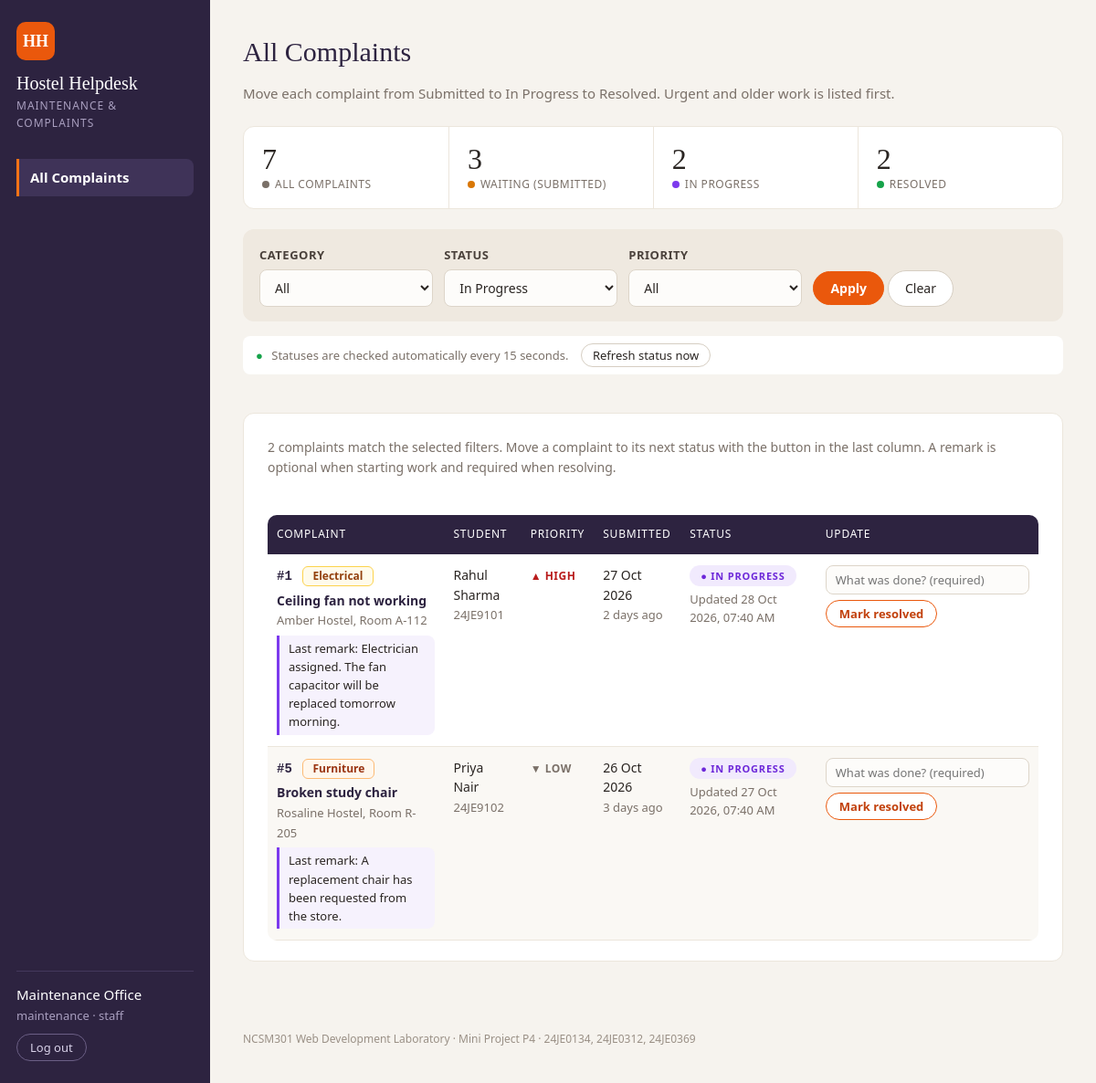
/manage.php?status=In+Progress (signed in), run on the app's committed database.
### tables this page shows
CREATE TABLE complaints (
    complaint_id INT AUTO_INCREMENT PRIMARY KEY,
    user_id      INT          NOT NULL,
    category_id  INT          NOT NULL,
    title        VARCHAR(100) NOT NULL,
    description  TEXT         NOT NULL,
    location     VARCHAR(80)  NOT NULL,
    priority     VARCHAR(10)  NOT NULL DEFAULT 'Medium',
    status       VARCHAR(20)  NOT NULL DEFAULT 'Submitted',
    created_at   TIMESTAMP    NOT NULL DEFAULT CURRENT_TIMESTAMP,
    updated_at   TIMESTAMP    NOT NULL DEFAULT CURRENT_TIMESTAMP,
    resolved_at  TIMESTAMP    NULL,
    CHECK (priority IN ('Low', 'Medium', 'High')),
    CHECK (status IN ('Submitted', 'In Progress', 'Resolved')),
    FOREIGN KEY (user_id) REFERENCES users (user_id),
    FOREIGN KEY (category_id) REFERENCES categories (category_id)
);

CREATE TABLE categories (
    category_id INT AUTO_INCREMENT PRIMARY KEY,
    name        VARCHAR(30) NOT NULL UNIQUE
);

CREATE TABLE users (
    user_id       INT AUTO_INCREMENT PRIMARY KEY,
    login_id      VARCHAR(20)  NOT NULL UNIQUE,
    full_name     VARCHAR(100) NOT NULL,
    password_hash VARCHAR(255) NOT NULL,
    role          VARCHAR(10)  NOT NULL DEFAULT 'student',
    hostel        VARCHAR(50)  NULL,
    room_no       VARCHAR(10)  NULL,
    CHECK (role IN ('student', 'staff'))
);

### manage.php (the view, shortened to what this page needs)
<?php
require "db.php";
require "functions.php";
$categoryId = isset($_GET["category"]) ? (int) $_GET["category"] : 0;
$status = isset($_GET["status"]) ? $_GET["status"] : "";
$priority = isset($_GET["priority"]) ? $_GET["priority"] : "";
$priorities = ["High", "Medium", "Low"];
if (!in_array($priority, $priorities, true)) {
    $priority = "";
}
$conditions = ["1 = 1"];
$params = [];
if ($status !== "") {
    $conditions[] = "c.status = :status";
    $params[":status"] = $status;
}
$sql = "SELECT c.complaint_id, c.title, c.location, c.priority, c.status, c.created_at, c.updated_at,
               cat.name AS category, u.full_name, u.login_id,
               (SELECT h.remark FROM complaint_updates h
                WHERE h.complaint_id = c.complaint_id AND h.remark IS NOT NULL
                ORDER BY h.update_id DESC LIMIT 1) AS last_remark
        FROM complaints c
        JOIN categories cat ON c.category_id = cat.category_id
        JOIN users u ON c.user_id = u.user_id
        WHERE " . implode(" AND ", $conditions) . "
        ORDER BY CASE c.status WHEN 'Submitted' THEN 1 WHEN 'In Progress' THEN 2 ELSE 3 END,
                 CASE c.priority WHEN 'High' THEN 1 WHEN 'Medium' THEN 2 ELSE 3 END,
                 c.created_at";
$statement = $pdo->prepare($sql);
$statement->execute($params);
$complaints = $statement->fetchAll();
$summary = get_summary($pdo, null);
$isFiltered = $categoryId > 0 || $status !== "" || $priority !== "";
require "header.php";
?>
    <main class="page-container wide">
        <div class="page-heading">
            <h1>All Complaints</h1>
            <p class="page-intro">Move each complaint from Submitted to In Progress to Resolved. Urgent and older work is listed first.</p>
        </div>
        <section class="summary" aria-label="Summary of all complaints">
            <a class="summary-tile" href="manage.php">
                <span class="summary-number" id="summary-total"><?php echo $summary["total"]; ?></span>
                <span class="summary-label">All complaints</span>
            </a>
            <a class="summary-tile tile-submitted" href="manage.php?status=Submitted">
                <span class="summary-number" id="summary-submitted"><?php echo $summary["submitted"]; ?></span>
                <span class="summary-label">Waiting (Submitted)</span>
            </a>
            <a class="summary-tile tile-progress" href="manage.php?status=In+Progress">
                <span class="summary-number" id="summary-progress"><?php echo $summary["inProgress"]; ?></span>
                <span class="summary-label">In progress</span>
            </a>
            <a class="summary-tile tile-resolved" href="manage.php?status=Resolved">
                <span class="summary-number" id="summary-resolved"><?php echo $summary["resolved"]; ?></span>
                <span class="summary-label">Resolved</span>
            </a>
        </section>
        <form id="filter-form" class="filter-bar" action="manage.php" method="get">
            <div class="filter-field">
                <label for="category">Category</label>
                <select id="category" name="category">
                    <option value="0">All</option>
                </select>
            </div>
            <div class="filter-field">
                <label for="status">Status</label>
                <select id="status" name="status">
                    <?php foreach (all_statuses() as $option): ?>
                        <option value="<?php echo htmlspecialchars($option); ?>" <?php echo $option === $status ? "selected" : ""; ?>>
                            <?php echo htmlspecialchars($option); ?>
                        </option>
                    <?php endforeach; ?>
                </select>
            </div>
            <div class="filter-field">
                <label for="priority">Priority</label>
                <select id="priority" name="priority">
                    <option value="">All</option>
                </select>
            </div>
            <div class="filter-field filter-buttons">
                <button type="submit" class="button-primary">Apply</button>
                <a href="manage.php" class="button-link">Clear</a>
            </div>
        </form>
        <div class="refresh-bar">
            <span id="refresh-time">Statuses are checked automatically every 15 seconds.</span>
            <button type="button" id="refresh-button">Refresh status now</button>
        </div>
        <p id="refresh-message" class="status-message" aria-live="polite"></p>
        <section class="panel">
            <p class="result-count">
                <?php
                echo count($complaints) === 1 ? "1 complaint" : count($complaints) . " complaints";
                echo $isFiltered ? " match the selected filters." : " in total.";
                ?>
                Move a complaint to its next status with the button in the last column.
                A remark is optional when starting work and required when resolving.
            </p>
            <p id="update-message" class="status-message" aria-live="polite"></p>
            <?php if (count($complaints) === 0): ?>
                <p class="empty-message">No complaints match. <a href="manage.php">Clear the filters</a>.</p>
            <?php else: ?>
                <div class="table-wrapper">
                    <table class="complaint-table">
                        <thead>
                            <tr>
                                <th>Complaint</th>
                                <th>Student</th>
                                <th>Priority</th>
                                <th>Submitted</th>
                                <th>Status</th>
                                <th>Update</th>
                            </tr>
                        </thead>
                        <tbody>
                            <?php foreach ($complaints as $complaint): ?>
                                <tr id="complaint-<?php echo $complaint["complaint_id"]; ?>" class="tracked-complaint"
                                    data-complaint-id="<?php echo $complaint["complaint_id"]; ?>"
                                    data-status="<?php echo htmlspecialchars($complaint["status"]); ?>">
                                    <td>
                                        <span class="complaint-number">#<?php echo $complaint["complaint_id"]; ?></span>
                                        <span class="badge badge-<?php echo strtolower(htmlspecialchars($complaint["category"])); ?>">
                                            <?php echo htmlspecialchars($complaint["category"]); ?>
                                        </span>
                                        <a class="table-title" href="complaint.php?id=<?php echo $complaint["complaint_id"]; ?>">
                                            <?php echo htmlspecialchars($complaint["title"]); ?>
                                        </a>
                                        <span class="muted"><?php echo htmlspecialchars($complaint["location"]); ?></span>
                                        <span class="staff-remark table-remark" <?php echo $complaint["last_remark"] === null ? "hidden" : ""; ?>>
                                            Last remark: <span class="remark-text"><?php echo htmlspecialchars((string) $complaint["last_remark"]); ?></span>
                                        </span>
                                    </td>
                                    <td>
                                        <?php echo htmlspecialchars($complaint["full_name"]); ?><br>
                                        <span class="muted"><?php echo htmlspecialchars($complaint["login_id"]); ?></span>
                                    </td>
                                    <td>
                                        <span class="priority priority-<?php echo strtolower($complaint["priority"]); ?>">
                                            <?php echo htmlspecialchars($complaint["priority"]); ?>
                                        </span>
                                    </td>
                                    <td>
                                        <?php echo date("d M Y", strtotime($complaint["created_at"])); ?><br>
                                        <span class="muted"><?php echo days_ago($complaint["created_at"]); ?></span>
                                    </td>
                                    <td>
                                        <span class="status-pill <?php echo status_class($complaint["status"]); ?>">
                                            <?php echo htmlspecialchars($complaint["status"]); ?>
                                        </span>
                                        <span class="muted updated-line">
                                            Updated <span class="updated-text"><?php echo format_time($complaint["updated_at"]); ?></span>
                                        </span>
                                    </td>
                                    <td>
                                        <?php print_staff_actions($complaint["complaint_id"], $complaint["status"]); ?>
                                    </td>
                                </tr>
                            <?php endforeach; ?>
                        </tbody>
                    </table>
                </div>
            <?php endif; ?>
        </section>
    </main>
<?php require "footer.php"; ?>
</body>
</html>

### functions.php (shortened to what this page needs)
<?php
function all_statuses() {
    return ["Submitted", "In Progress", "Resolved"];
}
function next_status($status) {
    $statusOrder = all_statuses();
    $position = array_search($status, $statusOrder);
    return $statusOrder[$position + 1];
}
function status_class($status) {
    if ($status === "In Progress") {
        return "status-progress";
    } elseif ($status === "Resolved") {
        return "status-resolved";
    }
    return "status-submitted";
}
function format_time($timestamp) {
    return date("d M Y, h:i A", strtotime($timestamp));
}
function get_summary($pdo, $userId) {
    $sql = "SELECT COUNT(*) AS total,
                   SUM(status = 'Submitted') AS submitted,
                   SUM(status = 'In Progress') AS inProgress,
                   SUM(status = 'Resolved') AS resolved
            FROM complaints";
    $params = [];
    $statement = $pdo->prepare($sql);
    $statement->execute($params);
    $row = $statement->fetch();
    return [
        "total" => (int) $row["total"],
        "submitted" => (int) $row["submitted"],
        "inProgress" => (int) $row["inProgress"],
        "resolved" => (int) $row["resolved"],
    ];
}
function days_ago($timestamp) {
    $today = new DateTime(date("Y-m-d"));
    $day = new DateTime(date("Y-m-d", strtotime($timestamp)));
    $days = (int) $day->diff($today)->format("%a");
    return $days . " days ago";
}
function print_staff_actions($complaintId, $status) {
    $next = next_status($status);
    $labels = ["In Progress" => "Start work", "Resolved" => "Mark resolved"];
    $hide = ' style="display: none"';
    ?>
    <div class="staff-actions">
        <input type="text" class="remark-input" maxlength="255"
               aria-label="Remark for complaint #<?php echo $complaintId; ?>"
               placeholder="<?php echo $next === "Resolved" ? "What was done? (required)" : "Remark for the student (optional)"; ?>"
               <?php echo $next === null ? $hide : ""; ?>>
        <button type="button" class="move-button" data-complaint-id="<?php echo $complaintId; ?>"
                data-to="<?php echo htmlspecialchars((string) $next); ?>"
                <?php echo $next === null ? $hide : ""; ?>>
            <?php echo $next === null ? "" : $labels[$next]; ?>
        </button>
    </div>
    <?php
}
?>

### data on the page
complaints: complaint_id "1", category.name "Electrical", title "Ceiling fan not working", location "Amber Hostel, Room A-112", last_remark "Electrician assigned. The fan capacitor will be replaced tomorrow morning.", user.full_name "Rahul Sharma", user.login_id "24JE9101", priority "HIGH", created_at "27 Oct 2026", created_at "2 days ago", status "IN PROGRESS", updated_at "28 Oct 2026, 07:40 AM", status "Mark resolved"
complaints: complaint_id "5", category.name "Furniture", title "Broken study chair", location "Rosaline Hostel, Room R-205", last_remark "A replacement chair has been requested from the store.", user.full_name "Priya Nair", user.login_id "24JE9102", priority "LOW", created_at "26 Oct 2026", created_at "3 days ago", status "IN PROGRESS", updated_at "27 Oct 2026, 07:40 AM", status "Mark resolved"

### other printed values
$_SESSION["fullName"] "Maintenance Office"
$_SESSION["loginId"] "maintenance"
$_SESSION["role"] "staff"
$summary["total"] "7"
$summary["submitted"] "3"
$summary["inProgress"] "2"
$summary["resolved"] "2"
count($complaints) "2"
form field status "In Progress"
